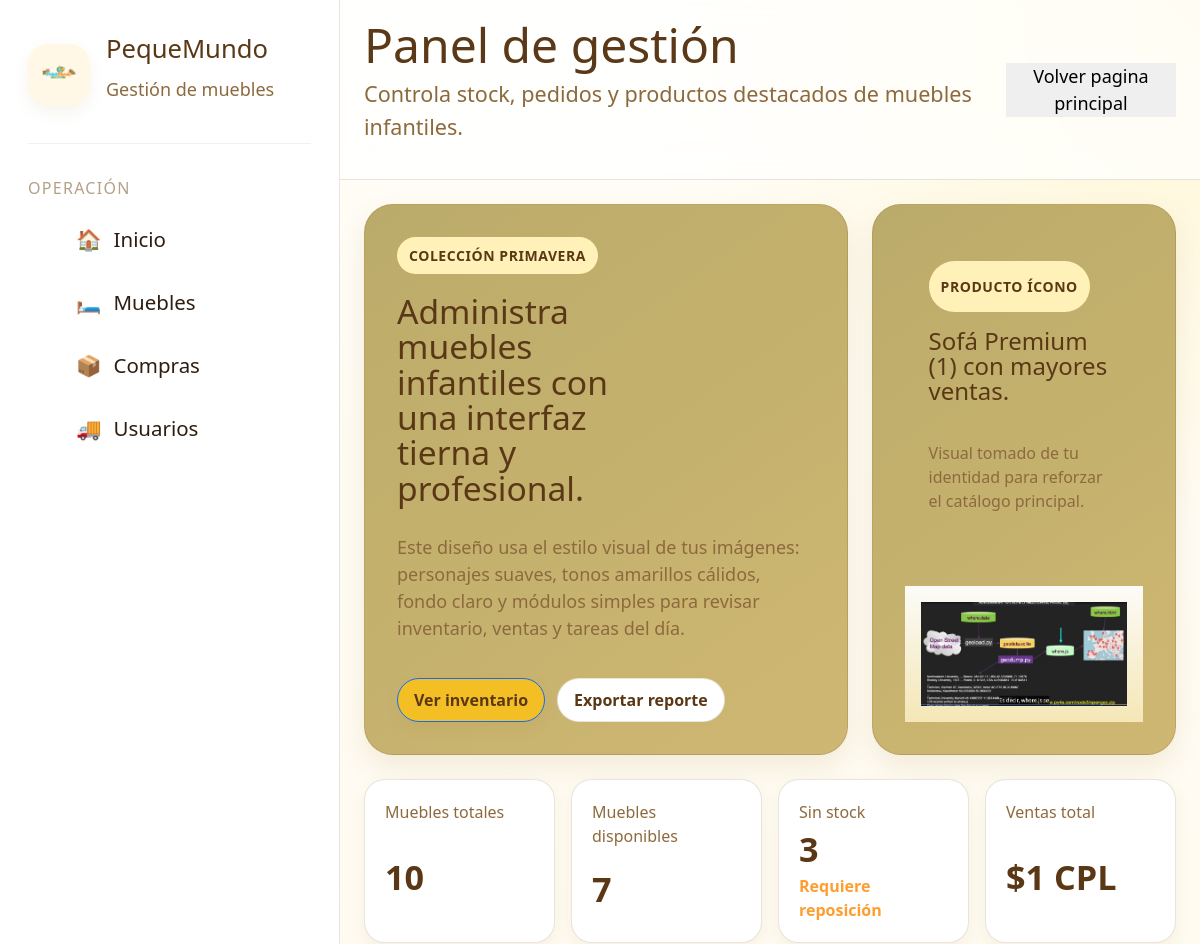
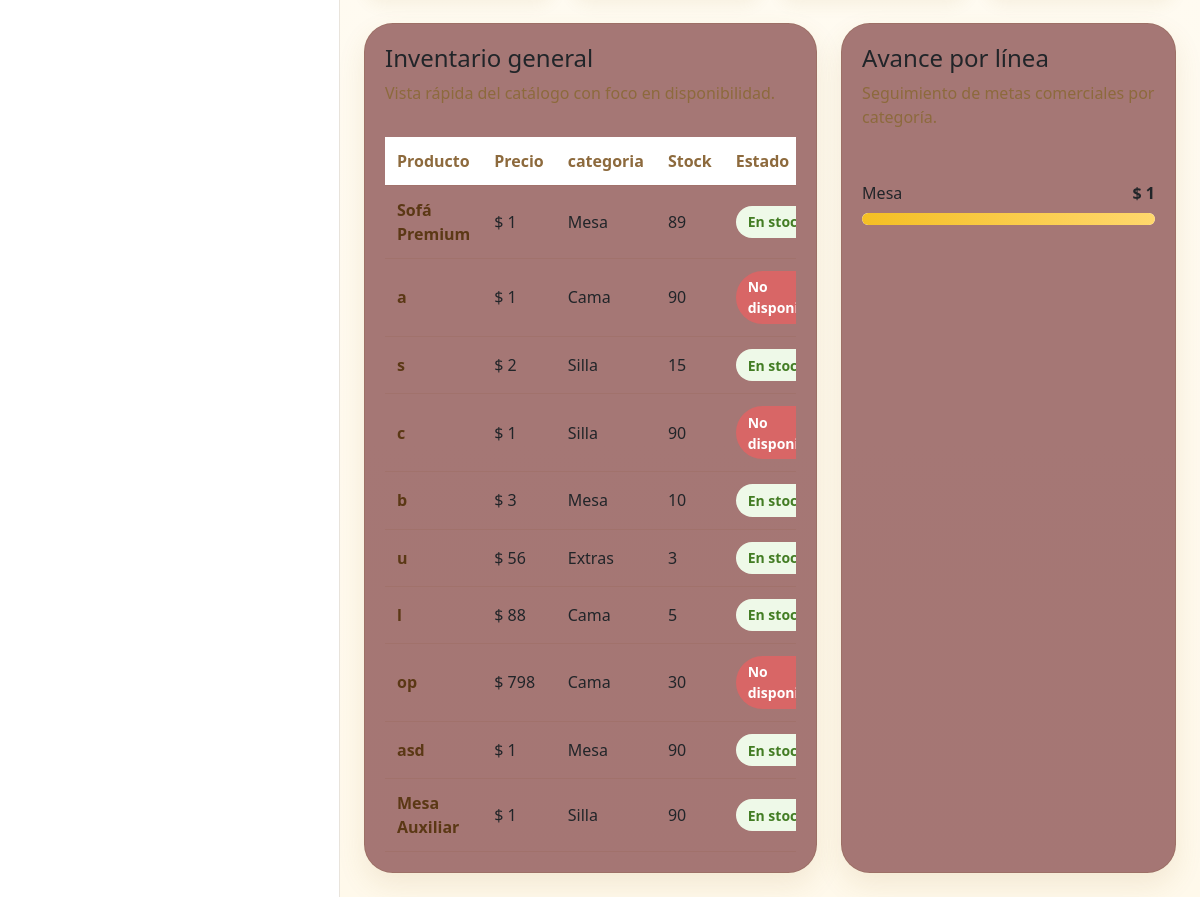
Screenshot of /paginaInicioGestiones/ (signed in) with the database file from the repository (2 pictures, top to bottom).
### app/models.py (models this page shows, shortened)
class mueble(models.Model):
    id = models.AutoField(primary_key=True)
    nombre = models.CharField(max_length=50)
    descripcion = models.CharField(max_length=50)
    foto = models.ImageField(
        upload_to= 'productos',
        null= True,
        blank= True,
    )
    precio = models.IntegerField()
    cantidad = models.IntegerField(default=0)
    estado = models.ForeignKey(
        estadoMueble,
        on_delete= models.CASCADE
    )
    disponiblidad = models.ForeignKey(
        disponiblidadMueble,
        on_delete= models.CASCADE
    )
    categoria_mueble = models.ForeignKey(
        categoriaMueble,
        on_delete= models.CASCADE,
        null=True
    )
    def __str__(self):
        return self.nombre

class categoriaMueble(models.Model):
    id = models.AutoField(primary_key=True)
    descripcion = models.CharField(max_length=50)

class disponiblidadMueble(models.Model):
    id = models.AutoField(primary_key=True)
    descripcion = models.CharField(max_length=50)
    def __str__(self):
        return self.descripcion

### app/views.py (the view)
# urls.py: path('paginaInicioGestiones/', paginaInicioGestiones,name='IDpaginaInicioGestiones'),
@admin_required
def paginaInicioGestiones(request):
    acumulado = {}
    vestasMuebles = {}
    detalleComprasTotales = detalleCompra.objects.all()
    comprasTotales = compra.objects.all()
    mueblesTotales = mueble.objects.all()
    for x in detalleComprasTotales:
        id_mueble = x.idMueble
        if id_mueble in acumulado:
            acumulado[id_mueble] += x.cantidad
        else:
            acumulado[id_mueble] = x.cantidad
        if id_mueble in vestasMuebles:
            vestasMuebles[id_mueble.categoria_mueble.descripcion] += x.subtotal
        else:
            vestasMuebles[id_mueble.categoria_mueble.descripcion] = x.subtotal
    mayor_id = max(acumulado, key=acumulado.get)
    muebleMasVendido = mueble.objects.get(nombre=mayor_id)
    mayor_cantidad = acumulado[mayor_id]
    v_contador_de_muebles = 0
    v_contador_de_muebles_Stock = 0
    v_contador_de_muebles_sinStock = 0
    for x in mueblesTotales:
        v_contador_de_muebles +=1
        if (x.disponiblidad.descripcion == 'No disponible' ):
            v_contador_de_muebles_sinStock += 1
        else:
            v_contador_de_muebles_Stock +=1
    v_totalIngresos = 0
    for c in comprasTotales:
        v_totalIngresos = v_totalIngresos + c.total
    datos = {
        'detallesCompras': detalleComprasTotales,
        'compras': comprasTotales,
        'muebles': mueblesTotales,
        'mueble_mas_vendido' : muebleMasVendido,
        'mueble_mas_vendido_cantidad' : mayor_cantidad,
        'cantidad_muebles' : v_contador_de_muebles,
        'cantidad_muebles_stock' : v_contador_de_muebles_Stock,
        'cantidad_muebles_Sinstock' : v_contador_de_muebles_sinStock,
        'cantidad_ingresosTotales' : v_totalIngresos,
        'ventas_muebles' :vestasMuebles,
    }
    return render(request,'gestiones/inicioGestiones.html',datos)

### app/views.py (called while the page is built)
def admin_required(view_func):
    @wraps(view_func)
    def wrapper(request, *args, **kwargs):
        if not request.user.is_authenticated:
            messages.warning(request, 'Debe iniciar sesion')
            return redirect('IDpaginalogin')
        if not request.user.is_staff:
            messages.error(request, 'Solo los administradores pueden acceder a esta pagina')
            return redirect('IDindex')
        return view_func(request, *args, **kwargs)
    return wrapper

### app/templates/gestiones/inicioGestiones.html
{% load static %}
{% include 'gestiones/baseGestion/navbarGestion.html' %}
        <main class="main" id="contenido">
            <section class="hero">
                <article class="hero-card">
                    <span class="eyebrow">
                        Colección primavera
                    </span>
                    <h3>
                        Administra muebles infantiles con una interfaz tierna y profesional.
                    </h3>
                    <p>
                        Este diseño usa el estilo visual de tus imágenes:
                        personajes suaves, tonos amarillos cálidos,
                        fondo claro y módulos simples para revisar inventario,
                        ventas y tareas del día.
                    </p>
                    <div class="hero-actions">
                        <button class="btn btn-primary" type="button">
                            Ver inventario
                        </button>
                        <button class="btn btn-secondary" type="button">
                            Exportar reporte
                        </button>
                    </div>
                </article>
                <article class="hero-mini hero-card">
                    <div class="hero-mini-top">
                        <span class="eyebrow">
                            Producto ícono
                        </span>
                        <h3 style="font-size: var(--text-lg); max-width: 18ch;">
                            {{ mueble_mas_vendido }} ({{ mueble_mas_vendido_cantidad }}) con mayores ventas.
                        </h3>
                        <p style="font-size: var(--text-sm); color: var(--color-text-muted);">
                            Visual tomado de tu identidad para reforzar el catálogo principal.
                        </p>
                    </div>
                    <img src="{{ mueble_mas_vendido.foto.url }}"
                        alt="Imagen decorativa PequeMundo">
                </article>
            </section>
            <section class="stats" aria-label="Indicadores principales">
                <article class="stat">
                    <span class="stat-label">Muebles totales</span>
                    <strong class="stat-value">{{ cantidad_muebles }}</strong>
                </article>
                <article class="stat">
                    <span class="stat-label">Muebles disponibles</span>
                    <strong class="stat-value">{{ cantidad_muebles_stock }}</strong>
                </article>
                <article class="stat">
                    <span class="stat-label">Sin stock</span>
                    <strong class="stat-value">{{ cantidad_muebles_Sinstock }}</strong>
                    {% if cantidad_muebles_Sinstock > 1 %}
                        <span class="delta warn">Requiere reposición</span>
                    {% else %}
                        <span class="delta warn">No se requiere reposición</span>
                    {% endif %}
                </article>
                <article class="stat">
                    <span class="stat-label">Ventas total</span>
                    <strong class="stat-value">${{ cantidad_ingresosTotales }}  CPL</strong>
                </article>
            </section>
            <section class="grid-2">
                <article class="card">
                    <div class="section-head">
                        <div>
                            <h3>Inventario general</h3>
                            <p>
                                Vista rápida del catálogo con foco en disponibilidad.
                            </p>
                        </div>
                    </div>
                    <div style="overflow-x:auto;">
                        <table>
                            <thead>
                                <tr>
                                    <th>Producto</th>
                                    <th>Precio</th>
                                    <th>categoria</th>
                                    <th>Stock</th>
                                    <th>Estado</th>
                                </tr>
                            </thead>
                            <tbody>
                                 {% for x in muebles %}
                                    <tr>
                                        <td>
                                            <strong>{{ x.nombre }}</strong>
                                        </td>
                                        <td>$ {{ x.precio }}</td>
                                        <td>{{ x.categoria_mueble.descripcion }}</td>
                                        <td>{{ x.cantidad }}</td>
                                        <td>
                                            {% if x.disponiblidad.descripcion == "En stock" and x.cantidad > 0 %}
                                                <span class="tag stock">
                                                    {{ x.disponiblidad }}
                                                </span>
                                            {% else %}
                                                <span class="tag stock" style="background-color: rgb(216, 102, 102);color:white">
                                                    {{ x.disponiblidad }}
                                                </span>
                                            {% endif %}
                                        </td>
                                    </tr>
                                 {% endfor %}
                            </tbody>
                        </table>
                    </div>
                </article>
                <article class="card">
                    <div class="section-head">
                        <div>
                            <h3>Avance por línea</h3>
                            <p>
                                Seguimiento de metas comerciales por categoría.
                            </p>
                        </div>
                    </div>
                        {% for key, value in ventas_muebles.items %}
                            <div class="progress-list">
                                <div class="progress-item" style="margin-top: 20px;">
                                    <header>
                                        <span>{{ key }}</span>
                                        <strong>$ {{ value }}</strong>
                                    </header>
                                    <div class="bar">
                                        <span style="width:100%"></span>
                                    </div>
                                </div>
                            </div>
                        {% endfor %}
                </article>
            </section>
        </main>
{% include 'gestiones/baseGestion/footerGestion.html' %}

### app/static/css/gestionpedidos.css (style rules this page uses)
:root, [data-theme="light"] { --text-xs: clamp(0.75rem, 0.7rem + 0.25vw, 0.875rem); --text-sm: clamp(0.875rem, 0.8rem + 0.35vw, 1rem); --text-base: clamp(1rem, 0.95rem + 0.25vw, 1.125rem); --text-lg: clamp(1.125rem, 1rem + 0.75vw, 1.5rem); --text-xl: clamp(1.5rem, 1.2rem + 1.25vw, 2.25rem); --space-1: 0.25rem; --space-2: 0.5rem; --space-3: 0.75rem; --space-4: 1rem; --space-5: 1.25rem; --space-6: 1.5rem; --space-8: 2rem; --space-10: 2.5rem; --space-12: 3rem; --space-16: 4rem; --color-bg: #fffdf7; --color-surface: #ffffff; --color-surface-2: #fff8e7; --color-surface-offset: #fff2cc; --color-border: rgba(110, 73, 22, 0.15); --color-divider: rgba(110, 73, 22, 0.08); --color-text: #5b3815; --color-text-muted: #8d6a3d; --color-text-faint: #b79a73; --color-primary: #f4bf24; --color-primary-hover: #e3ab0d; --color-primary-active: #ca9400; --color-primary-soft: #fff1b8; --color-success: #65b741; --color-blue: #41b8ff; --color-orange: #ff9d2e; --radius-sm: 0.6rem; --radius-md: 0.9rem; --radius-lg: 1.3rem; --radius-xl: 1.8rem; --radius-full: 9999px; --shadow-sm: 0 6px 16px rgba(154, 117, 38, 0.08); --shadow-md: 0 12px 28px rgba(154, 117, 38, 0.12); --transition: 180ms cubic-bezier(0.16, 1, 0.3, 1); --font-body: 'Satoshi', system-ui, sans-serif; }
*, *::before, *::after { box-sizing: border-box; margin: 0; padding: 0; }
html, body { height: 100%; }
body { font-family: var(--font-body); font-size: var(--text-base); background: radial-gradient(circle at top right, rgba(255, 234, 145, 0.35), transparent 24%), linear-gradient(180deg, var(--color-bg) 0%, #fff9eb 100%); color: var(--color-text); overflow-x: hidden; overflow-y: auto; }
img { display: block; max-width: 100%; height: auto; }
button, input, select { font: inherit; }
button { border: none; cursor: pointer; }
.main { grid-column: 2; padding: var(--space-6); display: grid; gap: var(--space-6); overflow: visible; }

### rows the page displays
mueble: nombre "Sofá Premium", foto (picture), precio "1", categoria_mueble.descripcion "Mesa", cantidad "89", disponiblidad "En…"
mueble: nombre "a", precio "1", categoria_mueble.descripcion "Cama", cantidad "90", disponiblidad "No…"
mueble: nombre "s", precio "2", categoria_mueble.descripcion "Silla", cantidad "15", disponiblidad "En…"
mueble: nombre "c", precio "1", categoria_mueble.descripcion "Silla", cantidad "90", disponiblidad "No…"
mueble: nombre "b", precio "3", categoria_mueble.descripcion "Mesa", cantidad "10", disponiblidad "En…"
mueble: nombre "u", precio "56", categoria_mueble.descripcion "Extras", cantidad "3", disponiblidad "En…"
mueble: nombre "l", precio "88", categoria_mueble.descripcion "Cama", cantidad "5", disponiblidad "En…"
mueble: nombre "op", precio "798", categoria_mueble.descripcion "Cama", cantidad "30", disponiblidad "No…"
mueble: nombre "asd", precio "1", categoria_mueble.descripcion "Mesa", cantidad "90", disponiblidad "En…"
mueble: nombre "Mesa Auxiliar", precio "1", categoria_mueble.descripcion "Silla", cantidad "90", disponiblidad "En…"
categoriaMueble: ventas_muebles "Mesa"

### other values shown
{{ mueble_mas_vendido_cantidad }} "1"
{{ cantidad_muebles }} "10"
{{ cantidad_muebles_stock }} "7"
{{ cantidad_muebles_Sinstock }} "3"
{{ cantidad_ingresosTotales }} "1"
{{ value }} "1"
